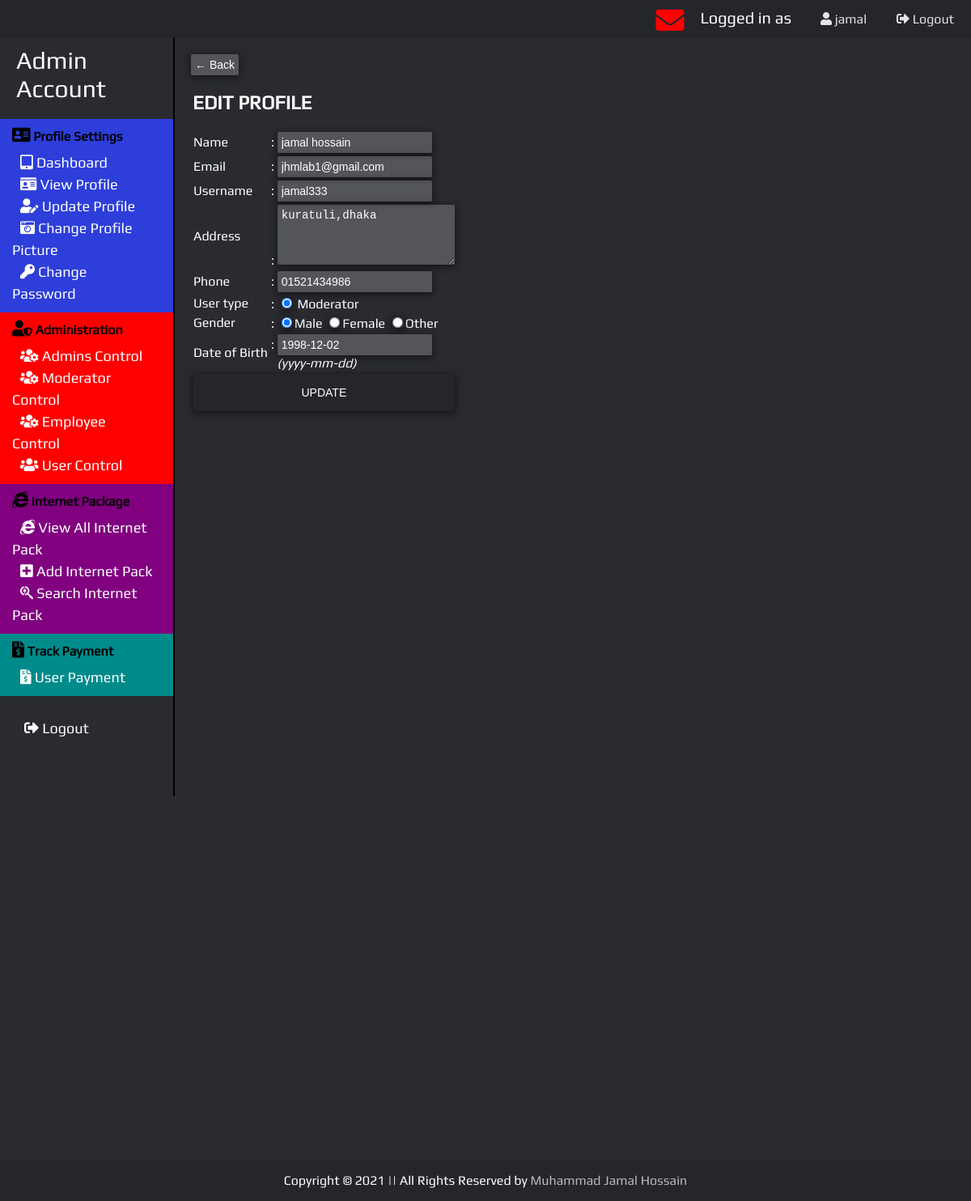
Screenshot of /mod_view/update_modProfile.php?user_id=99afb3d9b12226624bb57c2edf0ee812 (signed in) with the database file from the repository.
### tables this page shows
CREATE TABLE `modinfo` (
  `id` int(11) NOT NULL,
  `user_id` varchar(100) NOT NULL,
  `name` varchar(40) NOT NULL,
  `email` varchar(40) NOT NULL,
  `username` varchar(40) NOT NULL,
  `password` varchar(100) NOT NULL,
  `phone` varchar(40) NOT NULL,
  `address` varchar(100) NOT NULL,
  `usertype` varchar(40) NOT NULL,
  `gender` varchar(40) NOT NULL,
  `dob` varchar(40) NOT NULL,
  `image` text DEFAULT NULL
);

### model/mod_model.php (called while the page is built, shortened)
<?php
    function showmod($user_id)
    {
        $conn = db_conn();
        $selectQuery = "SELECT * FROM `modinfo` where user_id = ?";
        try {
            $stmt = $conn->prepare($selectQuery);
            $stmt->execute([$user_id]);
        }
        catch (PDOException $e)
        {
            echo $e->getMessage();
        }
        $row = $stmt->fetch(PDO::FETCH_ASSOC);
        return $row;
    }
?>

### mod_controller/modinfoCntrl.php (called while the page is built, shortened)
<?php
    require_once ('../model/mod_model.php');
    function fetchmod($user_id)
    {
        return showmod($user_id);
    }
?>

### mod_view/update_modProfile.php (the view, shortened to what this page needs)
<?php
    include "../controller/session.php" ;
    require_once '../mod_controller/modinfoCntrl.php';
    $mod = fetchmod($_GET['user_id']);
?>
<!DOCTYPE html>
<html lang="en">
<head>
    <link href="../resources/stylesheet/ife.css?v=<?php echo time(); ?>" rel="stylesheet">
</head>
<body>
    <?php include('../header_footer/header_after_login.php'); ?>
    <div class="main">
        <section>
        <input type="button" onclick="goBack()" class="link-hvr" value="← Back">
            <form method="post" action="">
                <div>
                    <h1><legend>EDIT PROFILE</legend></h1>
                    <table>
                        <tr>
                            <td><label for="name">Name</label></td>
                            <td>: <input type="text" id="name" name="name" value="<?php echo $mod['name'] ?>">
                            </td>
                        </tr>
                        <tr>
                            <td><label for="email">Email</label></td>
                            <td>: <input type="email" id="email" name="email" value="<?php echo $mod['email'] ?>">
                            </td>
                        </tr>
                        <tr>
                            <td><label for="username">Username</label></td>
                            <td>: <input type="text" id="username" name="username" value="<?php echo $mod['username'] ?>">
                            </td>
                        </tr>
                        <tr>
                            <td><label for="address">Address</label></td>
                            <td>: <textarea id="address" name="address" rows="4" cols="23"><?php echo $mod['address'] ?></textarea>
                            </td>
                        </tr>
                        <tr>
                            <td><label for="phone">Phone</label></td>
                            <td>: <input type="text" id="phone" name="phone" value="<?php echo $mod['phone'] ?>">
                            </td>
                        </tr>
                        <tr>
                            <td><label for="usertype">User type</label></td>
                            <td>: <input type="radio" name="usertype" value="Moderator" <?php if (isset($mod['usertype']) && $mod['usertype']=="Moderator") echo "checked";?>> Moderator
                            </td>
                        </tr>
                        <tr>
                            <td><label for="gender">Gender</label></td>
                            <td>:
                            <input type="radio" name="gender" value="Male" <?php if (isset($mod['gender']) && $mod['gender']=="Male") echo "checked";?>>Male
                            <input type="radio" name="gender" value="Female" <?php if (isset($mod['gender']) && $mod['gender']=="Female") echo "checked";?>>Female
                            <input type="radio" name="gender" value="Other" <?php if (isset($mod['gender']) && $mod['gender']=="Other") echo "checked";?>>Other
                            </td>
                        </tr>
                        <tr>
                            <td><label for="dob">Date of Birth</label></td>
                            <td>: <input type="text" id="dob" name="dob" value="<?php echo $mod['dob'] ?>">
                            <br><span>&nbsp;&nbsp;<i>(yyyy-mm-dd)</i></span></td>
                        </tr>
                        <tr>
                            <td colspan="2">
                                <input type="submit" name="update" value="Update" class="btn">
                            </td>
                        </tr>
                        <tr>
                            <td class="green" colspan="2">
                            </td>
                        </tr>
                    </table>
                </div>
            </form>
        </section>
    </div>
    <?php include('../header_footer/copyright.php'); ?>
</body>
</html>

### resources/stylesheet/ife.css (style rules this page uses)
* { box-sizing: border-box; }
body { margin: 0; padding:0; background-color: #292b31; font-family: Play; color: white; }
section { width: 82%; float: right; height: 500px; padding: 20px; }
.green { color: green; }
.btn { text-transform: uppercase; outline: 0; background: #24262B; width: 100%; border: 0; padding: 15px; color: #FFFFFF; font-size: 14px; -webkit-transition: all 0.5 ease; transition: all 0.5 ease; cursor: pointer; }
textarea { background: rgba(255,255,255,0.2); color: white; border: none; position: relative; outline: none; padding: 5px; font-size: 14px; border-radius: 2px; box-shadow: 0 2px 10px 1px rgba(0,0,0,0.5); }
input { background: rgba(255,255,255,0.2); color: white; border: none; position: relative; outline: none; padding: 5px; font-size: 14px; border-radius: 2px; box-shadow: 0 2px 10px 1px rgba(0,0,0,0.5); }

### rows the page displays
modinfo: name "jamal hossain", email "jhmlab1@gmail.com", username "jamal333", address "kuratuli,dhaka", phone "01521434986", usertype "☑", gender "☑", dob "1998-12-02"

### other values shown
$User "jamal"
